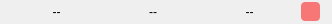
<?xml version="1.0" encoding="UTF-8"?>
<ui version="4.0">
 <class>StockItem</class>
 <widget class="QWidget" name="StockItem">
  <property name="geometry">
   <rect>
    <x>0</x>
    <y>0</y>
    <width>332</width>
    <height>24</height>
   </rect>
  </property>
  <property name="windowTitle">
   <string>Form</string>
  </property>
  <layout class="QHBoxLayout" name="horizontalLayout">
   <property name="topMargin">
    <number>2</number>
   </property>
   <property name="bottomMargin">
    <number>2</number>
   </property>
   <item>
    <widget class="QLabel" name="label_name">
     <property name="text">
      <string>--</string>
     </property>
     <property name="alignment">
      <set>Qt::AlignCenter</set>
     </property>
    </widget>
   </item>
   <item>
    <widget class="QLabel" name="label_value">
     <property name="text">
      <string>--</string>
     </property>
     <property name="alignment">
      <set>Qt::AlignCenter</set>
     </property>
    </widget>
   </item>
   <item>
    <widget class="QLabel" name="label_percent">
     <property name="text">
      <string>--</string>
     </property>
     <property name="alignment">
      <set>Qt::AlignCenter</set>
     </property>
    </widget>
   </item>
   <item>
    <widget class="QWidget" name="widget" native="true">
     <property name="minimumSize">
      <size>
       <width>20</width>
       <height>20</height>
      </size>
     </property>
     <property name="maximumSize">
      <size>
       <width>20</width>
       <height>20</height>
      </size>
     </property>
     <layout class="QHBoxLayout" name="horizontalLayout_2">
      <property name="leftMargin">
       <number>0</number>
      </property>
      <property name="topMargin">
       <number>0</number>
      </property>
      <property name="rightMargin">
       <number>0</number>
      </property>
      <property name="bottomMargin">
       <number>0</number>
      </property>
      <item>
       <widget class="QToolButton" name="toolButton_delete">
        <property name="styleSheet">
         <string notr="true">QToolButton
{
	border: 0px;
	border-radius: 4px;
	background-color: #80FF0000;
}
QToolButton:hover
{
	background-color: #A0FF0000;
}
QToolButton:pressed
{
	background-color: #80FF0000;
}</string>
        </property>
        <property name="text">
         <string/>
        </property>
        <property name="icon">
         <iconset resource="resource.qrc">
          <normaloff>:/image/close.png</normaloff>:/image/close.png</iconset>
        </property>
       </widget>
      </item>
     </layout>
    </widget>
   </item>
  </layout>
 </widget>
 <resources>
  <include location="resource.qrc"/>
 </resources>
 <connections/>
</ui>
